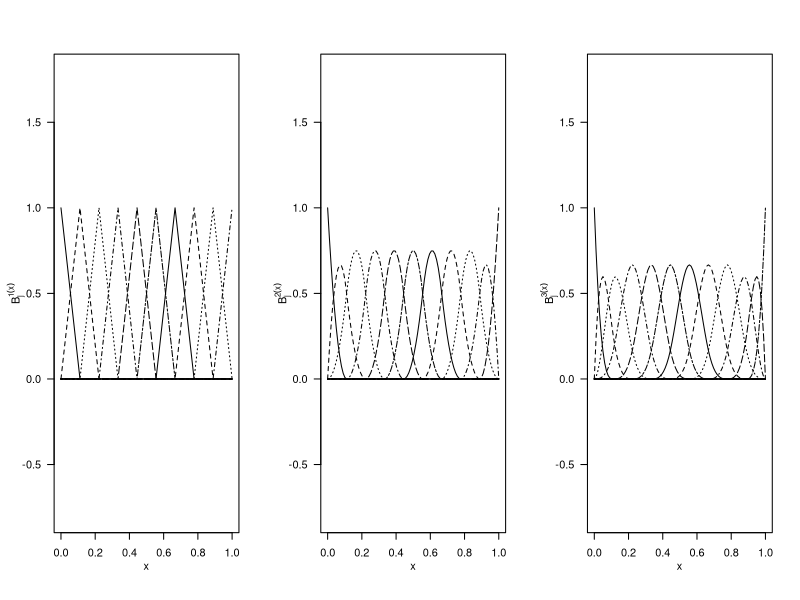

The R script that drew this image:
# show some examples of B-splines

library(mgcv)
library(splines)


par(mfrow=c(1,3),las=1,mgp=c(2,1,0))


for(bs.dim in c(1,2,3)){
   # create some degree 1 basis functions
   bs.basis<-bs(seq(0,1,len=100),knots=seq(0,1,len=10),degree=bs.dim)
   
   # plot them
   
   
   plot(x=seq(0,1,len=100),y=bs.basis[,1],type="l",
         xlab="x",ylab=bquote(B[j]^.(bs.dim)(x)),asp=1)
   
   for(i in 2:ncol(bs.basis)){
      lines(x=seq(0,1,len=100),y=bs.basis[,i],lty=i)
   }
}
